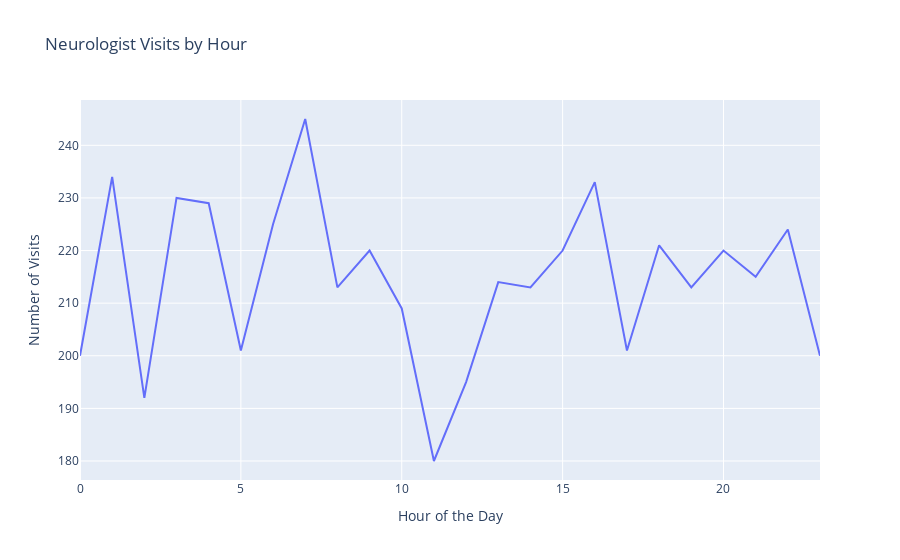

Notebook cell for this chart:
### Code cell
import plotly.express as px


df['Neurologist Visit'] = pd.to_datetime(df['Neurologist Visit'])

# Extract the time (hour) from the datetime
df['Visit Hour'] = df['Neurologist Visit'].dt.hour

# Aggregate counts by hour
hourly_visits = df['Visit Hour'].value_counts().sort_index()

# Create a line chart using Plotly Express
fig = px.line(x=hourly_visits.index, y=hourly_visits.values, labels={'x': 'Hour of the Day', 'y': 'Number of Visits'}, title='Neurologist Visits by Hour')

# Show the figure
fig.show()

### Figure 1 — Plotly figure (JSON) as saved in the notebook; plotly's stock layout.template omitted (floating-point values rounded to 4 significant figures)
{"data": [{"hovertemplate": "Hour of the Day=%{x}<br>Number of Visits=%{y}<extra></extra>", "legendgroup": "", "line": {"color": "#636efa", "dash": "solid"}, "marker": {"symbol": "circle"}, "mode": "lines", "name": "", "orientation": "v", "showlegend": false, "type": "scatter", "x": [0, 1, 2, 3, 4, 5, 6, 7, 8, 9, 10, 11, 12, 13, 14, 15, 16, 17, 18, 19, 20, 21, 22, 23], "xaxis": "x", "y": [200, 234, 192, 230, 229, 201, 225, 245, 213, 220, 209, 180, 195, 214, 213, 220, 233, 201, 221, 213, 220, 215, 224, 200], "yaxis": "y"}], "layout": {"legend": {"tracegroupgap": 0}, "title": {"text": "Neurologist Visits by Hour"}, "xaxis": {"anchor": "y", "domain": [0, 1], "title": {"text": "Hour of the Day"}}, "yaxis": {"anchor": "x", "domain": [0, 1], "title": {"text": "Number of Visits"}}}}
